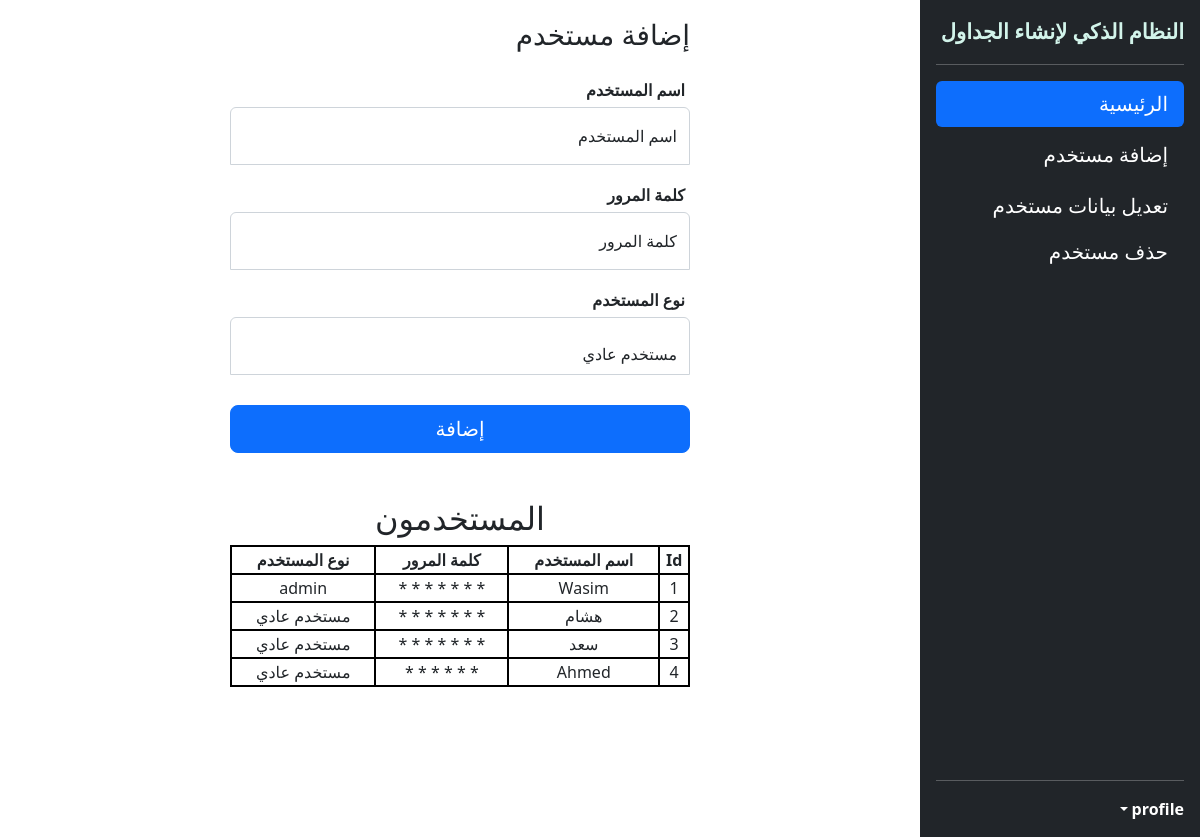
The page /add_user on the database as committed earlier.
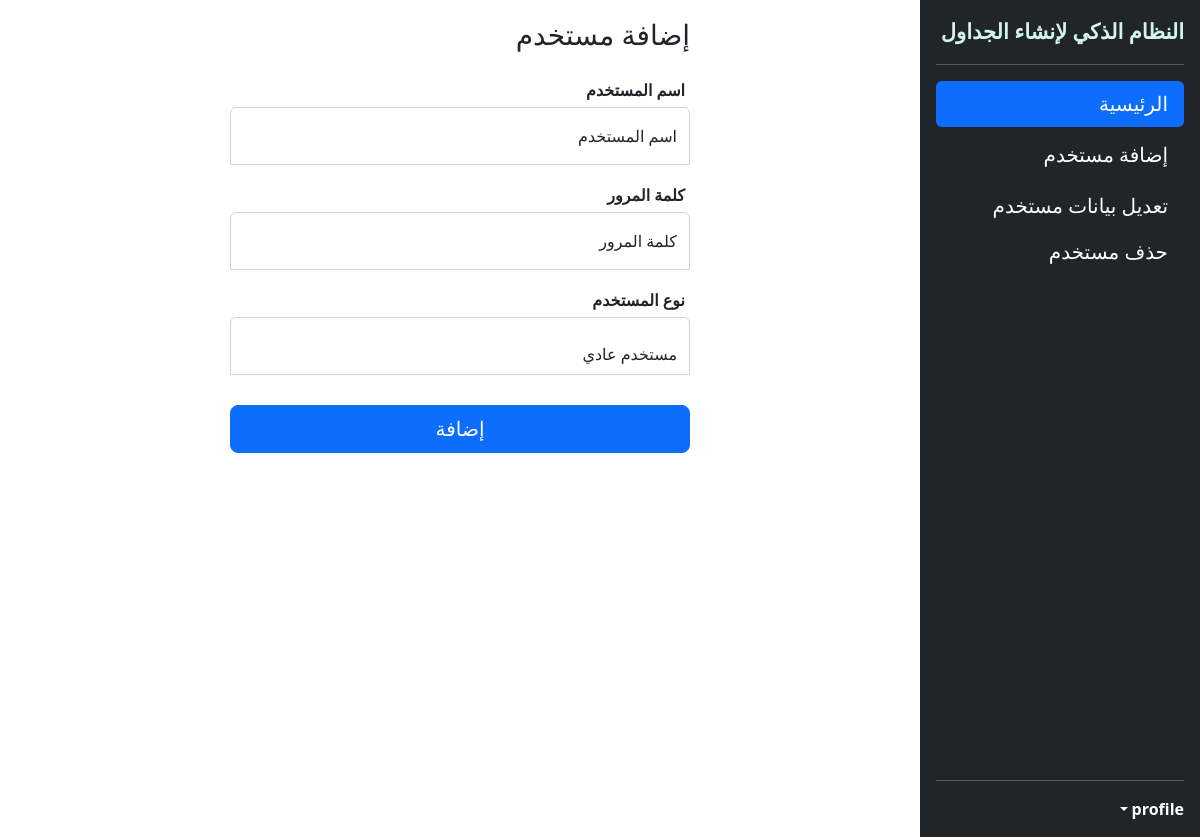
The same page on the database as committed later.
### app.py (models this page shows)
class User(db.Model):
    user_id = db.Column(db.Integer, primary_key=True)
    user_name = db.Column(db.String(250), unique=True, nullable=False)
    user_pass = db.Column(db.String(250), nullable=False)
    user_type = db.Column(db.String(20), nullable=False)

### app.py (the view)
@app.route('/add_user', methods=['GET', 'POST'])
def add_user():
    all_users = db.session.query(User).all()
    if request.method == "POST":
        new_user = User(user_name=request.form["uName"], user_pass=request.form["uPass"],
                        user_type=request.form["uType"])
        db.session.add(new_user)
        db.session.commit()
        return redirect(url_for('add_user'))
    return render_template('addUser.html', all_users=all_users)

### templates/addUser.html (shortened to what this page needs)
{% include 'header2.html' %}
<aside class="cont">
<main class="form-signin w-50 m-auto">
  <form action="{{ url_for('add_user') }}" method="post">
    <h1 class="h3 mb-3 fw-normal">إضافة مستخدم</h1>
      <label class="lab">اسم المستخدم</label>
    <div class="form-floating">
      <input type="text" autocomplete="off" class="form-control" name="uName" id="floatingInput" placeholder="اسم المستخدم" required>
      <label for="floatingInput">اسم المستخدم</label>
    </div>
      <label class="lab">كلمة المرور</label>
    <div class="form-floating">
      <input type="password" class="form-control" name="uPass" id="floatingPassword" placeholder="كلمة المرور" required>
      <label for="floatingPassword">كلمة المرور</label>
    </div>
              <label class="lab">نوع المستخدم</label>
    <div class="form-floating">
      <select name="uType" class="form-control" id="floatingType">
          <option>مستخدم عادي</option>
      </select>
    </div>
    <button class="w-100 btn btn-lg btn-primary" type="submit">إضافة</button>
  </form>
        <article class="data">
        {% if all_users != [] %}
                    <h2>المستخدمون</h2>
        <table class="tdata">
            <th>
            Id
            </th>
            <th>
            اسم المستخدم
            </th>
            <th>
            كلمة المرور
            </th>
            <th>
            نوع المستخدم
            </th>
        {% for u in all_users %}
            <tr>
                <td>{{ u.user_id }}</td>
            <td>{{ u.user_name }}</td>
                        <td>
                {% for c in u.user_pass %}
                *
                    {% endfor %}
                    </td>
            <td>{{ u.user_type }}</td>
            </tr>
        {% endfor %}
            </table>
    {% endif %}
    </article>
</main>
</aside>
{% include 'footer.html' %}

Rows that differ between the two databases and show on the page:
removed User: user_id "1", user_name "Wasim", user_pass "W123w#4" (drawn), user_type "admin"
removed User: user_id "2", user_name "هشام", user_pass "H123h#4" (drawn), user_type "مستخدم عادي"
removed User: user_id "3", user_name "سعد", user_pass "S123s#4" (drawn), user_type "مستخدم عادي"
removed User: user_id "4", user_name "Ahmed", user_pass "567890" (drawn), user_type "مستخدم عادي"
Other text that changed with them:
text no longer shown: "المستخدمون Id اسم المستخدم كلمة المرور نوع المستخدم"
